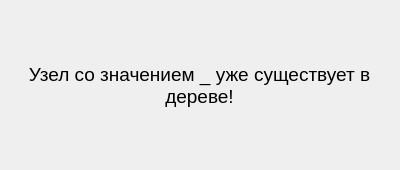
<?xml version="1.0" encoding="UTF-8"?>
<ui version="4.0">
 <class>AddErrorDialog</class>
 <widget class="QDialog" name="AddErrorDialog">
  <property name="geometry">
   <rect>
    <x>0</x>
    <y>0</y>
    <width>400</width>
    <height>170</height>
   </rect>
  </property>
  <property name="sizePolicy">
   <sizepolicy hsizetype="Fixed" vsizetype="Fixed">
    <horstretch>0</horstretch>
    <verstretch>0</verstretch>
   </sizepolicy>
  </property>
  <property name="minimumSize">
   <size>
    <width>400</width>
    <height>170</height>
   </size>
  </property>
  <property name="maximumSize">
   <size>
    <width>400</width>
    <height>170</height>
   </size>
  </property>
  <property name="font">
   <font>
    <pointsize>14</pointsize>
   </font>
  </property>
  <property name="windowTitle">
   <string>Dialog</string>
  </property>
  <widget class="QLabel" name="label">
   <property name="geometry">
    <rect>
     <x>14</x>
     <y>15</y>
     <width>371</width>
     <height>141</height>
    </rect>
   </property>
   <property name="text">
    <string>Узел со значением _ уже существует в дереве!</string>
   </property>
   <property name="alignment">
    <set>Qt::AlignCenter</set>
   </property>
   <property name="wordWrap">
    <bool>true</bool>
   </property>
  </widget>
 </widget>
 <resources/>
 <connections/>
</ui>
